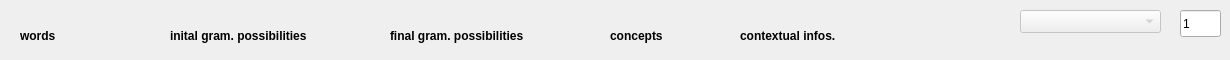
        <widget class="QWidget" name="tab_AATester_Logs_Words">
         <attribute name="title">
          <string>Words</string>
         </attribute>
         <widget class="QLabel" name="label_AATester_Logs_Words">
          <property name="geometry">
           <rect>
            <x>20</x>
            <y>20</y>
            <width>131</width>
            <height>31</height>
           </rect>
          </property>
          <property name="font">
           <font>
            <weight>75</weight>
            <bold>true</bold>
           </font>
          </property>
          <property name="text">
           <string>words</string>
          </property>
         </widget>
         <widget class="QLabel" name="label_AATester_Logs_InitGrams">
          <property name="geometry">
           <rect>
            <x>170</x>
            <y>20</y>
            <width>181</width>
            <height>31</height>
           </rect>
          </property>
          <property name="font">
           <font>
            <weight>75</weight>
            <bold>true</bold>
           </font>
          </property>
          <property name="text">
           <string>inital gram. possibilities</string>
          </property>
         </widget>
         <widget class="QLabel" name="label_AATester_Logs_FinalGrams">
          <property name="geometry">
           <rect>
            <x>390</x>
            <y>20</y>
            <width>191</width>
            <height>31</height>
           </rect>
          </property>
          <property name="font">
           <font>
            <weight>75</weight>
            <bold>true</bold>
           </font>
          </property>
          <property name="text">
           <string>final gram. possibilities</string>
          </property>
         </widget>
         <widget class="QLabel" name="label_AATester_Logs_Concepts">
          <property name="geometry">
           <rect>
            <x>610</x>
            <y>20</y>
            <width>191</width>
            <height>31</height>
           </rect>
          </property>
          <property name="font">
           <font>
            <weight>75</weight>
            <bold>true</bold>
           </font>
          </property>
          <property name="text">
           <string>concepts</string>
          </property>
         </widget>
         <widget class="QComboBox" name="comboBox_tokenizer_endingStep">
          <property name="enabled">
           <bool>false</bool>
          </property>
          <property name="geometry">
           <rect>
            <x>1020</x>
            <y>10</y>
            <width>141</width>
            <height>23</height>
           </rect>
          </property>
         </widget>
         <widget class="QLineEdit" name="lineEdit_AATester_tokenizer_nbOfSteps">
          <property name="geometry">
           <rect>
            <x>1180</x>
            <y>10</y>
            <width>41</width>
            <height>27</height>
           </rect>
          </property>
          <property name="text">
           <string>1</string>
          </property>
         </widget>
         <widget class="QLabel" name="label_AATester_Logs_ContInfos">
          <property name="geometry">
           <rect>
            <x>740</x>
            <y>20</y>
            <width>181</width>
            <height>31</height>
           </rect>
          </property>
          <property name="font">
           <font>
            <weight>75</weight>
            <bold>true</bold>
           </font>
          </property>
          <property name="text">
           <string>contextual infos.</string>
          </property>
         </widget>
        </widget>
